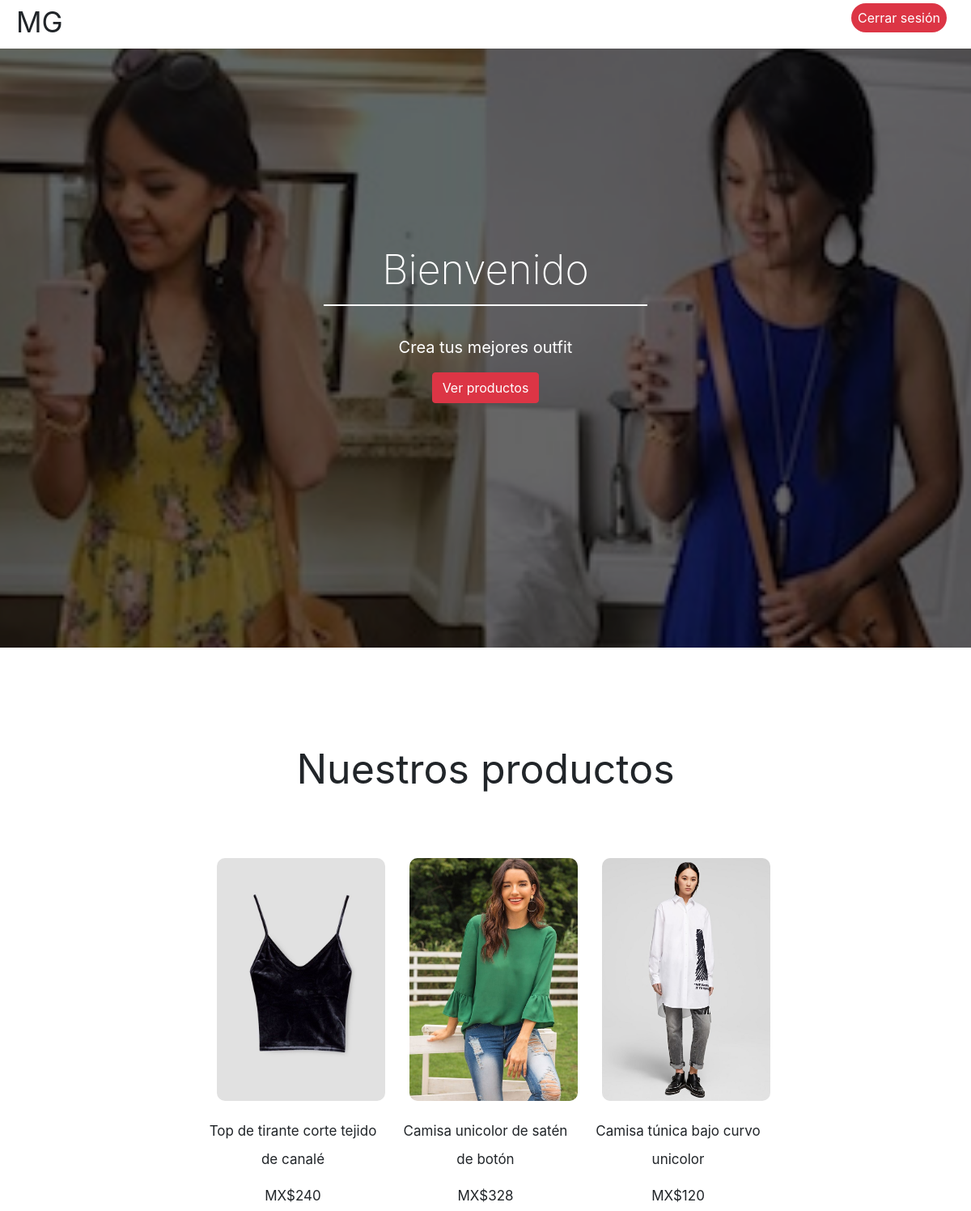
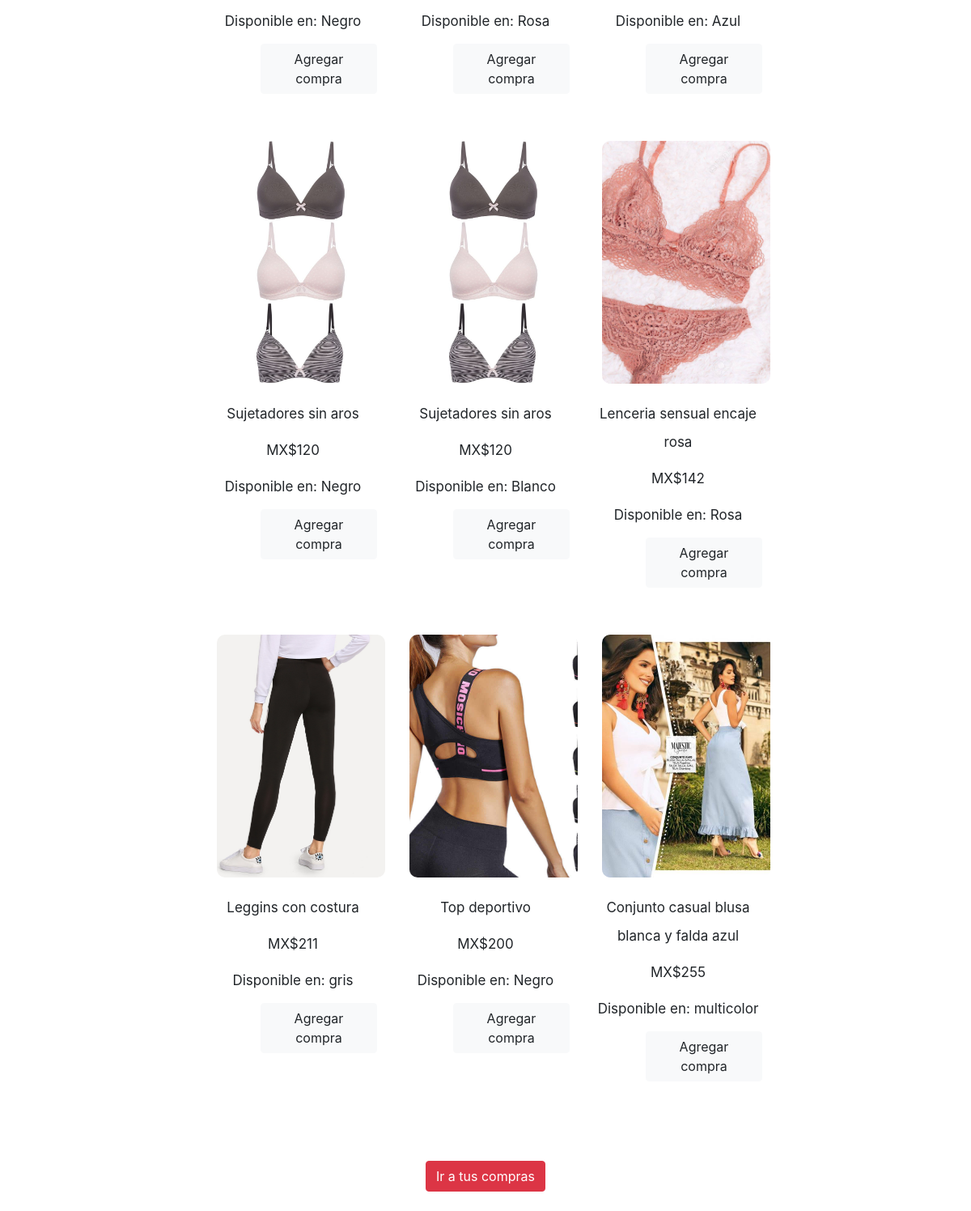
The page /modulos/index.php on the database its author committed (2 pictures, top to bottom).
### tables this page shows
CREATE TABLE `productos` (
  `id_producto` int(11) NOT NULL,
  `descripcion_pr` varchar(255) NOT NULL,
  `categoria_pr` int(11) NOT NULL,
  `img_pr` varchar(255) NOT NULL,
  `color_pr` int(11) NOT NULL,
  `stock_pr` int(255) NOT NULL,
  `precio_pr` decimal(50,0) NOT NULL
);

CREATE TABLE `colores` (
  `id_color` int(11) NOT NULL,
  `color` varchar(100) NOT NULL
);

### funciones/funciones.php (called while the page is built, shortened)
<?php
class mysqlfunciones{
    public function ejecutar($qry){
       $connection= $this->conexion();
       $resultado = mysqli_query($connection, $qry);
       return $resultado;
    }
    public function conexion(){
        $connection = new \mysqli(HOST, USUARIO, PASSWORD, BD);
        return $connection;
    }
}
?>

### funciones/consultas.php (called while the page is built, shortened)
<?php
 class consultas{
public function productos(){
    $qry = 'SELECT * FROM productos';
    $rt = new mysqlfunciones;
    $res = $rt->ejecutar($qry);
    return $res;
}
public function idColor($id){
    $qry="select s.*, c.color
    from productos s
    inner join colores c on c.id_color = s.color_pr
	where id_producto =$id";
    $base = new mysqlfunciones();
    $res = $base->ejecutar($qry);
    return $res;
}
 }
?>

### modulos/index.php (the view, shortened to what this page needs)
<?php
include_once("../funciones/funciones.php");
include_once("../funciones/consultas.php");
$consulta= new consultas();
$productos = $consulta->productos();
?>
<!DOCTYPE html>
<html lang="es">
<head>
<?php include_once('../includes/header.php')?>
</head>
<body>
    <header id="header">
        <nav class="menu">
            <div class="logo-box">
                <h1><a href="#">MG</a></h1>
            </div>
            <div class="list-container">
                <ul class="lists">
                    <li><a href="../cerrar_sesion.php" class="activo">Cerrar sesión</a></li>
                </ul>
            </div>
        </nav>
        <div class="img-header">
            <div class="welcome">
                <h2>Bienvenido <?php echo $_SESSION["nombre"]." ". $_SESSION["apellido"]?></h2>
                <hr>
                <p>Crea tus mejores outfit</p>
             <a href="#productos">
                 <button  id="abajo" class="btn btn-danger">Ver productos</button>
                </a>
            </div>
        </div>
    </header>
    <main>
        <section class="acerde" id="productos">
            <div class="container">
                <h2>Nuestros productos</h2>
                <div class="about-gallery">
                <div class="container">
        <div class="col-md-12">
            <div class="row">
                <?php
    while ($mostrar=mysqli_fetch_array($productos)){
        ?>
                <div class="col-md-4">
                    <?php
                    $ruta_img = $mostrar["img_pr"];
                    ?>
                    <img src="../img/productos/<?php echo $ruta_img; ?>" alt="">
                    <div class="testimonio-text">
                        <p><?php echo $mostrar["descripcion_pr"]?></p>
                        <p>MX$<?php echo $mostrar["precio_pr"]?></p>
                        <?php  $id_pr = $mostrar["id_producto"];
                        $color = $consulta->idColor($id_pr);
                        ?>
               <?php while ($mst=mysqli_fetch_array($color)) {?>
                  <p>Disponible en: <?php echo $mst["color"]?></p>
            <?php   }?>
            <a href="formulario_compra.php?id=<?php echo $id_pr?>" class="btn btn-light float-left mb-5">Agregar compra</a>
                    </div>
                    </div>
                    <?php
    }
                    ?>
  </div>
                    </div>
                    </div>
                </div>
                <div class="about-more ">
                    <a href="all_compras.php"> <input type="submit" class="btn btn-danger" value="Ir a tus compras" ></input></a>
                   </div>
                <br>
            </div>
        </section>
    </main>
</body>
</html>

### includes/header.php (shortened to what this page needs)
<link rel="stylesheet" href="https://stackpath.bootstrapcdn.com/bootstrap/4.5.0/css/bootstrap.min.css">
 <link rel="stylesheet" href="<?php echo url;?>css/estilos.css">

### css/estilos.css (style rules this page uses)
#header { position: relative; width: 100%; }
.menu { position: fixed; top: 0; left: 0; width: 100%; height: 60px; background: #fff; display: flex; justify-content: space-between; align-items: center; z-index: 9999; }
.menu .logo-box { margin-left: 20px; }
.menu .logo-box h1 a { text-decoration: none; font-size: 35px; font-weight: 400; color: var(--black); }
.menu .list-container { margin-right: 20px; }
.menu .list-container .lists { display: flex; }
.menu .list-container .lists li { list-style: none; }
.menu .list-container .lists li a { text-decoration: none; margin: 0px 10px; padding: 8px; color: var(--black); border-radius: 24px; font-size: 16px; transition: 0.3s; }
.menu .list-container .lists li a.activo { background: var(--red); color: #fff; }
.img-header { position: relative; width: 100%; height: 100vh; background: url(../img/img-back3.jpg); background-attachment: fixed; background-position: center; background-size: cover; }
.img-header .welcome { position: absolute; top: 0; left: 0; width: 100%; height: 100%; background: rgba(0, 0, 0, 0.6); display: flex; justify-content: center; align-items: center; flex-direction: column; }
.img-header .welcome h2 { font-size: 50px; color: #fff; font-weight: 200; }
.img-header .welcome hr { width: 400px; height: 2px; background: #fff; border: none; margin-top: 5px; }
.img-header .welcome p { font-size: 20px; color: #fff; margin-top: 20px; }
.acerde { width: 100%; margin-top: 120px; }
.acerde .container { width: 80%; margin: auto; display: flex; justify-content: center; flex-direction: column; }
.acerde .container h2 { font-size: 50px; font-weight: 400; color: var(--black); text-align: center; margin-bottom: 20px; }
.acerde .container p { text-align: center; font-size: 17px; color: var(--black); line-height: 35px; margin: 10px 0px; }
.acerde .container .about-gallery { width: 100%; display: flex; justify-content: center; margin: 50px 0px; }
.acerde .container .about-gallery img { width: 100%; height: 300px; object-fit: cover; margin: 10px 10px; border-radius: 10px; cursor: pointer; }
.acerde .container .about-more { width: 100%; display: flex; justify-content: center; }
.mb-5 { margin-left: 4rem; }

### rows shown on the page
productos: img_pr (picture), descripcion_pr "Top de tirante corte tejido de canalé", precio_pr "240", color_pr.color "Negro"
productos: img_pr (picture), descripcion_pr "Camisa unicolor de satén de botón", precio_pr "328", color_pr.color "Rosa"
productos: img_pr (picture), descripcion_pr "Camisa túnica bajo curvo unicolor", precio_pr "120", color_pr.color "Azul"
productos: img_pr (picture), descripcion_pr "Sujetadores sin aros", precio_pr "120", color_pr.color "Negro"
productos: img_pr (picture), descripcion_pr "Sujetadores sin aros", precio_pr "120", color_pr.color "Blanco"
productos: img_pr (picture), descripcion_pr "Lenceria sensual encaje rosa", precio_pr "142", color_pr.color "Rosa"
productos: img_pr (picture), descripcion_pr "Leggins con costura", precio_pr "211", color_pr.color "gris"
productos: img_pr (picture), descripcion_pr "Top deportivo", precio_pr "200", color_pr.color "Negro"
productos: img_pr (picture), descripcion_pr "Conjunto casual blusa blanca y falda azul", precio_pr "255", color_pr.color "multicolor"
